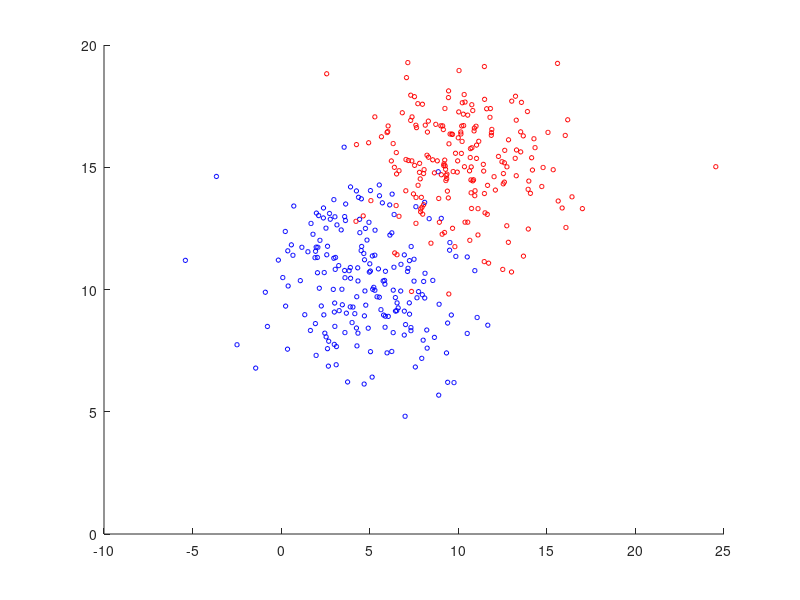

Write MATLAB code to recreate this figure. (Note: this script raises an error after producing the figure.)
clear all;
close all;

MU1 = [5 10];
SIGMA1 = [8 0; 0 4];
MU2 = [10 15];
SIGMA2 = [8 0; 0 4];
X1 = mvnrnd(MU1,SIGMA1,200);
X2 = mvnrnd(MU2,SIGMA2,200);

SIGMA1 = cov(X1);
SIGMA2 = cov(X2);

range1 = [-5:0.1:20];
range2 = [-5:0.1:20];

figure;
hold on;

scatter(X1(:,1), X1(:,2), 10, 'b');
scatter(X2(:,1), X2(:,2), 10, 'r');

[a_vectors, a_values] = eigs(SIGMA1);
[b_vectors, b_values] = eigs(SIGMA2);

a_theta = atan2(a_vectors(2,1), a_vectors(1,1));
plot_ellipse(MU1(1), MU1(2), a_theta, sqrt(a_values(1,1)), sqrt(a_values(2,2)));

b_theta = atan2(b_vectors(2,1), b_vectors(1,1));
plot_ellipse(MU2(1), MU2(2), b_theta, sqrt(b_values(1,1)),sqrt(b_values(2,2)));

med_1 = MED([MU1; MU2], range1, range2);
contour(range1, range2, med_1', [1 1], '--r');
hold on;

case1_classes = {X1, X2};
confusion = zeros(size(case1_classes, 2));

for i=1:size(case1_classes, 2)
    current_class = cell2mat(case1_classes(i));
    for j=1:size(current_class, 1)

       predicted = MED([MU1; MU2], current_class(j,1), current_class(j,2));
   
       confusion(i,predicted) = confusion(i,predicted) + 1;
    end
end 

confusion
      
error = (sum(confusion(:)) - trace(confusion)) / sum(confusion(:))
